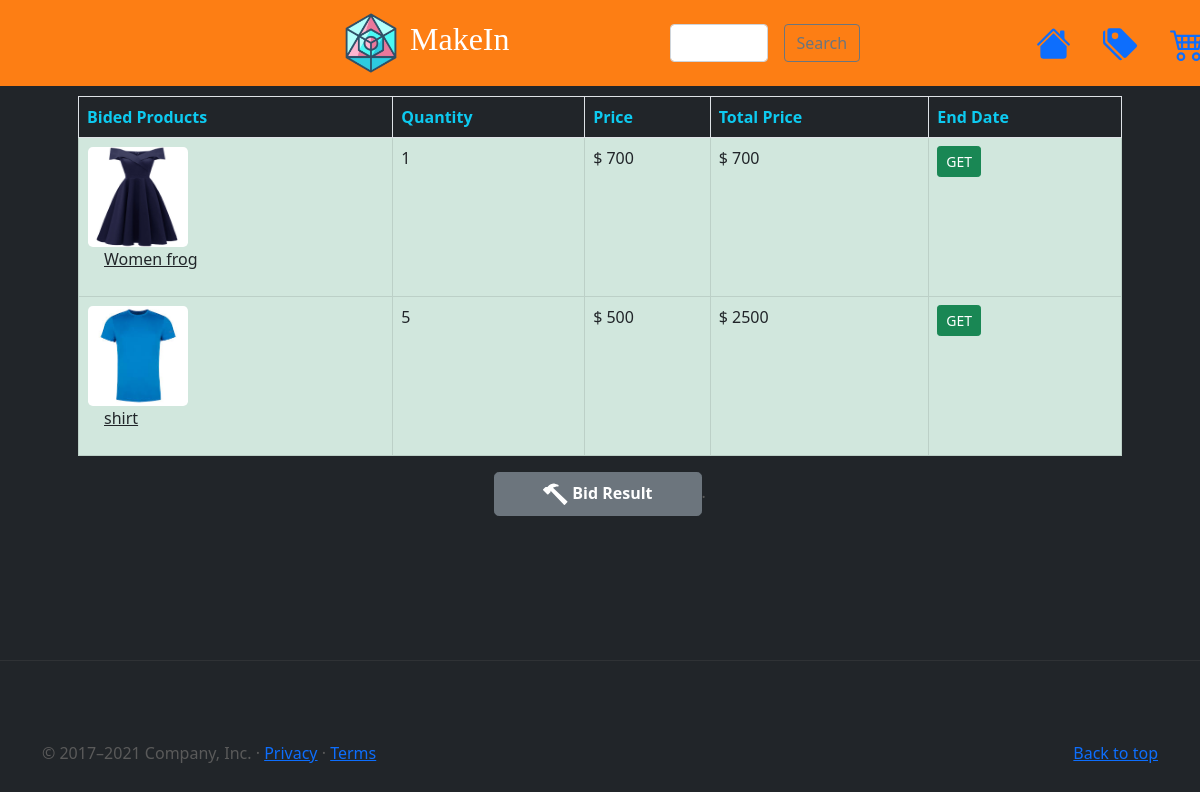
Screenshot of /bided-list (signed in) with the database file from the repository.
### rbidapp/models.py (models this page shows)
class BidProduct(models.Model):
    user = models.ForeignKey(User,on_delete=models.CASCADE)
    b_name = models.CharField(max_length = 200, default='')
    b_img = models.CharField(max_length = 200, default='')
    b_about = models.TextField()
    b_price = models.PositiveIntegerField( default=0)
    b_qty = models.PositiveIntegerField()
    b_expiry = models.DateTimeField()
    class Meta:
        verbose_name_plural='BidProduct'

### rbidapp/views.py (the view)
# urls.py: path('bided-list', views.bided_list , name='bided-list'),
@login_required
def bided_list(request):
    user=request.user
    bideds = BidProduct.objects.filter(user=user)
    now_st = timezone.now()
    cbids = bideds.filter(b_expiry__lt=now_st)
    return render(request,'bided-list.html',{'bideds':bideds,'cbids':cbids})

### rbidapp/templates/bided-list.html (shortened to what this page needs)
{% extends 'base.html' %}
{% load static %}
{% block content %}
<main>
  <div class="container marketing p-5">
	<table class="table table-bordered table-hover">
		<thead class="text-info" >
			<tr>
				<th>Bided Products</th>
				<th>Quantity</th>
				<th>Price</th>
				<th>Total Price</th>
				<th>End Date</th>
			</tr>
		</thead>
		<tbody class="text-dark table-success" >
		{% for bided in bideds %}
			<tr>
				<td>
				<table>
					<tr>
						<th>
						<img src="/media/{{bided.b_img}}" class="rounded-3" height="100" width="100" />
						<p><a  class="text-dark px-3 h6" href="#">{{bided.b_name}}</a></p>
						</th>
					</tr>
				</table>
				</td>
				<td >
					{{bided.b_qty}}
				</td>
				<td>$ {{bided.b_price}}</td>
				<td>$ {% widthratio bided.b_price 1 bided.b_qty %}</td>
				{% if bided in  cbids %}
				<td>
					<form action="{% url 'get-bid-result' bided.id %}" >
					<button class="btn btn-sm btn-success" type="submit"> GET </button>
					</form>
				</td>
				{% else %}
				<td>{{bided.b_expiry}}</td>
				{% endif %}
			</tr>
		{% endfor %}
		</tbody>
	</table>
	<p class="text-center"> <a href="{% url 'bid-result' %}" class="btn btn-secondary px-5 p-2 rounded-3">
		<b>Bid Result</b></a>.</p>
	</div>
    <hr class="featurette-divider">
</main>
{% endblock %}

### rbidapp/static/css/carousel.css (style rules this page uses)
body { padding-top: 3rem; padding-bottom: 3rem; color: #5a5a5a; }
.featurette-divider { margin: 5rem 0; }

### rows the page displays
BidProduct: b_img (picture), b_name "Women frog", b_qty "1", b_price "700", b_price+b_qty "700", shows "GET"
BidProduct: b_img (picture), b_name "shirt", b_qty "5", b_price "500", b_price+b_qty "2500", shows "GET"
